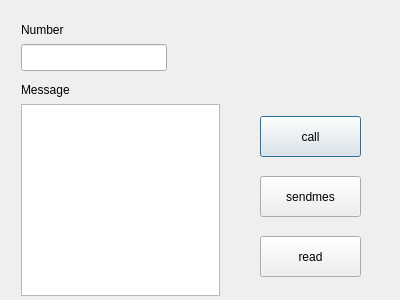
<?xml version="1.0" encoding="UTF-8"?>
<ui version="4.0">
 <class>GPRSDialog</class>
 <widget class="QDialog" name="GPRSDialog">
  <property name="geometry">
   <rect>
    <x>0</x>
    <y>0</y>
    <width>400</width>
    <height>300</height>
   </rect>
  </property>
  <property name="windowTitle">
   <string>Dialog</string>
  </property>
  <widget class="QPushButton" name="call_pushButton">
   <property name="geometry">
    <rect>
     <x>260</x>
     <y>116</y>
     <width>101</width>
     <height>41</height>
    </rect>
   </property>
   <property name="styleSheet">
    <string notr="true">border-image: url(:/驴1.png);</string>
   </property>
   <property name="text">
    <string>call</string>
   </property>
  </widget>
  <widget class="QPushButton" name="sendmes_pushButton">
   <property name="geometry">
    <rect>
     <x>260</x>
     <y>176</y>
     <width>101</width>
     <height>41</height>
    </rect>
   </property>
   <property name="styleSheet">
    <string notr="true">border-image: url(:/紫.png);</string>
   </property>
   <property name="text">
    <string>sendmes</string>
   </property>
  </widget>
  <widget class="QLineEdit" name="lineEdit">
   <property name="geometry">
    <rect>
     <x>21</x>
     <y>44</y>
     <width>146</width>
     <height>27</height>
    </rect>
   </property>
  </widget>
  <widget class="QTextEdit" name="textEdit">
   <property name="geometry">
    <rect>
     <x>21</x>
     <y>104</y>
     <width>199</width>
     <height>192</height>
    </rect>
   </property>
  </widget>
  <widget class="QPushButton" name="read_pushButton">
   <property name="geometry">
    <rect>
     <x>260</x>
     <y>236</y>
     <width>101</width>
     <height>41</height>
    </rect>
   </property>
   <property name="styleSheet">
    <string notr="true">border-image: url(:/懒1.png);</string>
   </property>
   <property name="text">
    <string>read</string>
   </property>
  </widget>
  <widget class="QLabel" name="label">
   <property name="geometry">
    <rect>
     <x>0</x>
     <y>0</y>
     <width>400</width>
     <height>300</height>
    </rect>
   </property>
   <property name="styleSheet">
    <string notr="true">border-image: url(:/1_120406110829_5.png);</string>
   </property>
   <property name="text">
    <string/>
   </property>
  </widget>
  <widget class="QLabel" name="label_2">
   <property name="geometry">
    <rect>
     <x>21</x>
     <y>21</y>
     <width>55</width>
     <height>17</height>
    </rect>
   </property>
   <property name="text">
    <string>Number</string>
   </property>
  </widget>
  <widget class="QLabel" name="label_3">
   <property name="geometry">
    <rect>
     <x>21</x>
     <y>81</y>
     <width>59</width>
     <height>17</height>
    </rect>
   </property>
   <property name="text">
    <string>Message</string>
   </property>
  </widget>
  <zorder>label</zorder>
  <zorder>call_pushButton</zorder>
  <zorder>sendmes_pushButton</zorder>
  <zorder>lineEdit</zorder>
  <zorder>textEdit</zorder>
  <zorder>read_pushButton</zorder>
  <zorder>label_2</zorder>
  <zorder>label_3</zorder>
 </widget>
 <resources/>
 <connections/>
</ui>
